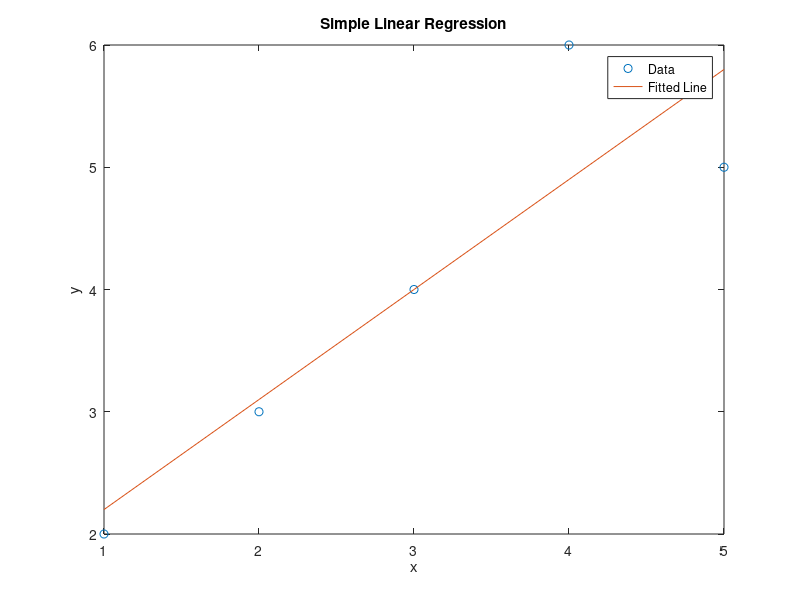

Recreate this plot in MATLAB.
%Simple Linear Regression
%Sample Data
x=[1,2,3,4,5];
y=[2,3,4,6,5];
%Perform Linear Regression
p = polyfit(x,y,1); %p(1) is slope, p(2) is intercept
%Create a linear model
y_fit = polyval(p,x);
%Plot
figure;
plot(x,y,'o'); %Original data
hold on;
plot(x,y_fit,'-'); %Fitted Line
title('Simple Linear Regression');
xlabel('x');
ylabel('y');
legend('Data','Fitted Line');